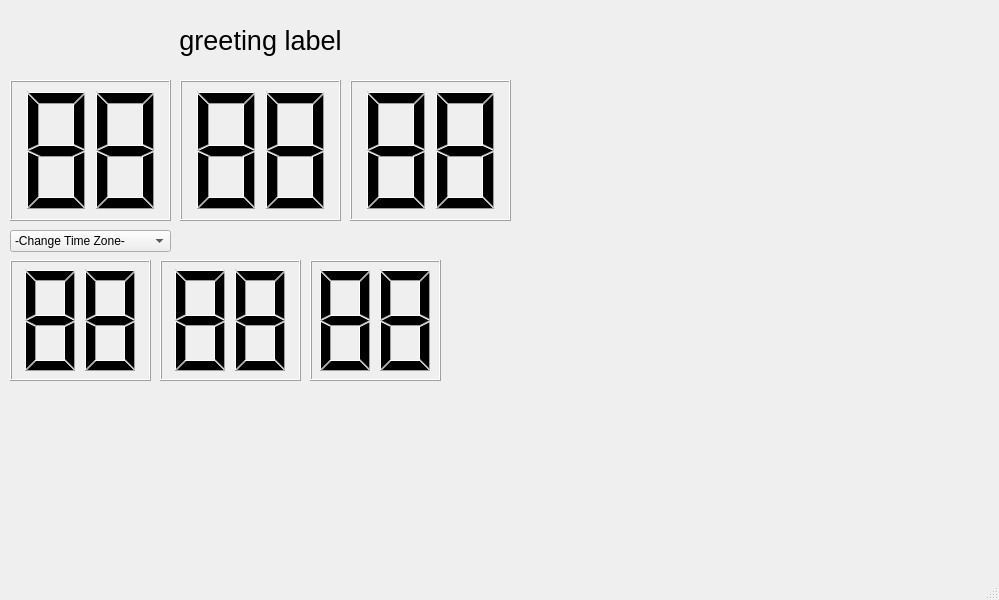
<?xml version="1.0" encoding="UTF-8"?>
<ui version="4.0">
 <class>MainWindow</class>
 <widget class="QMainWindow" name="MainWindow">
  <property name="geometry">
   <rect>
    <x>0</x>
    <y>0</y>
    <width>999</width>
    <height>600</height>
   </rect>
  </property>
  <property name="windowTitle">
   <string>MainWindow</string>
  </property>
  <widget class="QWidget" name="centralwidget">
   <widget class="QLCDNumber" name="hourLCD">
    <property name="geometry">
     <rect>
      <x>10</x>
      <y>80</y>
      <width>161</width>
      <height>141</height>
     </rect>
    </property>
    <property name="digitCount">
     <number>2</number>
    </property>
    <property name="value" stdset="0">
     <double>88.000000000000000</double>
    </property>
   </widget>
   <widget class="QLCDNumber" name="minuteLCD">
    <property name="geometry">
     <rect>
      <x>180</x>
      <y>80</y>
      <width>161</width>
      <height>141</height>
     </rect>
    </property>
    <property name="digitCount">
     <number>2</number>
    </property>
    <property name="value" stdset="0">
     <double>88.000000000000000</double>
    </property>
   </widget>
   <widget class="QLCDNumber" name="secondLCD">
    <property name="geometry">
     <rect>
      <x>350</x>
      <y>80</y>
      <width>161</width>
      <height>141</height>
     </rect>
    </property>
    <property name="digitCount">
     <number>2</number>
    </property>
    <property name="value" stdset="0">
     <double>88.000000000000000</double>
    </property>
   </widget>
   <widget class="QLabel" name="greetingLabel">
    <property name="geometry">
     <rect>
      <x>10</x>
      <y>10</y>
      <width>501</width>
      <height>61</height>
     </rect>
    </property>
    <property name="font">
     <font>
      <pointsize>20</pointsize>
     </font>
    </property>
    <property name="text">
     <string>greeting label</string>
    </property>
    <property name="alignment">
     <set>Qt::AlignCenter</set>
    </property>
   </widget>
   <widget class="QComboBox" name="timeZoneBox">
    <property name="geometry">
     <rect>
      <x>10</x>
      <y>230</y>
      <width>161</width>
      <height>22</height>
     </rect>
    </property>
    <item>
     <property name="text">
      <string>-Change Time Zone-</string>
     </property>
    </item>
    <item>
     <property name="text">
      <string>Seattle (PDT)</string>
     </property>
    </item>
    <item>
     <property name="text">
      <string>Seoul (KST)</string>
     </property>
    </item>
    <item>
     <property name="text">
      <string>New York (EDT)</string>
     </property>
    </item>
   </widget>
   <widget class="QLCDNumber" name="secondLCD_2">
    <property name="geometry">
     <rect>
      <x>310</x>
      <y>260</y>
      <width>131</width>
      <height>121</height>
     </rect>
    </property>
    <property name="digitCount">
     <number>2</number>
    </property>
    <property name="value" stdset="0">
     <double>88.000000000000000</double>
    </property>
   </widget>
   <widget class="QLCDNumber" name="hourLCD_2">
    <property name="geometry">
     <rect>
      <x>10</x>
      <y>260</y>
      <width>141</width>
      <height>121</height>
     </rect>
    </property>
    <property name="smallDecimalPoint">
     <bool>false</bool>
    </property>
    <property name="digitCount">
     <number>2</number>
    </property>
    <property name="value" stdset="0">
     <double>88.000000000000000</double>
    </property>
   </widget>
   <widget class="QLCDNumber" name="minuteLCD_2">
    <property name="geometry">
     <rect>
      <x>160</x>
      <y>260</y>
      <width>141</width>
      <height>121</height>
     </rect>
    </property>
    <property name="digitCount">
     <number>2</number>
    </property>
    <property name="value" stdset="0">
     <double>88.000000000000000</double>
    </property>
   </widget>
  </widget>
  <widget class="QMenuBar" name="menubar">
   <property name="geometry">
    <rect>
     <x>0</x>
     <y>0</y>
     <width>999</width>
     <height>21</height>
    </rect>
   </property>
  </widget>
  <widget class="QStatusBar" name="statusbar"/>
 </widget>
 <resources/>
 <connections/>
</ui>
